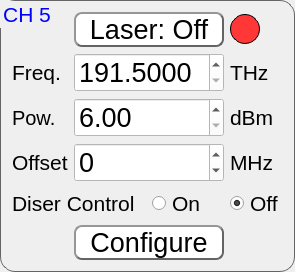
         <widget class="QGroupBox" name="groupBox_5">
          <property name="font">
           <font>
            <pointsize>16</pointsize>
           </font>
          </property>
          <property name="styleSheet">
           <string notr="true">QGroupBox{
border-color: rgb(100, 100, 100);
border-width: 1px;        
border-style: solid;
border-radius: 15px;
}
QGroupBox:title{
color: rgb(0, 0, 255);
}</string>
          </property>
          <property name="title">
           <string>CH 5</string>
          </property>
          <layout class="QGridLayout" name="gridLayout_7">
           <item row="0" column="1" colspan="2">
            <widget class="QPushButton" name="laser_5">
             <property name="minimumSize">
              <size>
               <width>150</width>
               <height>0</height>
              </size>
             </property>
             <property name="font">
              <font>
               <pointsize>20</pointsize>
              </font>
             </property>
             <property name="styleSheet">
              <string notr="true">QPushButton{
	border-color: rgb(100, 100, 100);
	font: 20pt &quot;MS Shell Dlg 2&quot;;
	border-width: 2px;        
	border-style: outset;
	border-radius: 8px;
	background-color: rgb(255, 255, 255);
}
QPushButton:hover{
	background-color: rgb(225, 240, 255);
}
QPushButton:pressed{
	background-color: rgb(245, 245, 245);
}

</string>
             </property>
             <property name="text">
              <string>Laser: Off</string>
             </property>
             <property name="checkable">
              <bool>true</bool>
             </property>
            </widget>
           </item>
           <item row="0" column="3">
            <widget class="QLabel" name="led_5">
             <property name="minimumSize">
              <size>
               <width>30</width>
               <height>30</height>
              </size>
             </property>
             <property name="maximumSize">
              <size>
               <width>30</width>
               <height>30</height>
              </size>
             </property>
             <property name="styleSheet">
              <string notr="true">border-color: rgb(0, 0, 0);
border-width: 1px;        
border-style: solid;
border-radius: 15px;
background-color: rgb(255, 55, 55);

</string>
             </property>
             <property name="text">
              <string/>
             </property>
            </widget>
           </item>
           <item row="1" column="0">
            <widget class="QLabel" name="freq_label_5">
             <property name="font">
              <font>
               <pointsize>16</pointsize>
              </font>
             </property>
             <property name="text">
              <string>Freq.</string>
             </property>
            </widget>
           </item>
           <item row="1" column="1" colspan="2">
            <widget class="QDoubleSpinBox" name="freq_5">
             <property name="font">
              <font>
               <pointsize>20</pointsize>
              </font>
             </property>
             <property name="styleSheet">
              <string notr="true">background-color: rgb(255, 255, 255);</string>
             </property>
             <property name="decimals">
              <number>4</number>
             </property>
             <property name="minimum">
              <double>191.500000000000000</double>
             </property>
             <property name="maximum">
              <double>196.250000000000000</double>
             </property>
             <property name="singleStep">
              <double>0.100000000000000</double>
             </property>
            </widget>
           </item>
           <item row="1" column="3">
            <widget class="QLabel" name="freq_unit_5">
             <property name="minimumSize">
              <size>
               <width>50</width>
               <height>0</height>
              </size>
             </property>
             <property name="font">
              <font>
               <pointsize>16</pointsize>
              </font>
             </property>
             <property name="text">
              <string>THz</string>
             </property>
            </widget>
           </item>
           <item row="2" column="0">
            <widget class="QLabel" name="label_21">
             <property name="font">
              <font>
               <pointsize>15</pointsize>
              </font>
             </property>
             <property name="text">
              <string>Pow.</string>
             </property>
            </widget>
           </item>
           <item row="2" column="1" colspan="2">
            <widget class="QDoubleSpinBox" name="power_5">
             <property name="font">
              <font>
               <pointsize>20</pointsize>
              </font>
             </property>
             <property name="styleSheet">
              <string notr="true">background-color: rgb(255, 255, 255);</string>
             </property>
             <property name="decimals">
              <number>2</number>
             </property>
             <property name="minimum">
              <double>6.000000000000000</double>
             </property>
             <property name="maximum">
              <double>15.500000000000000</double>
             </property>
             <property name="singleStep">
              <double>0.500000000000000</double>
             </property>
            </widget>
           </item>
           <item row="2" column="3">
            <widget class="QLabel" name="label_22">
             <property name="font">
              <font>
               <pointsize>16</pointsize>
              </font>
             </property>
             <property name="text">
              <string>dBm</string>
             </property>
            </widget>
           </item>
           <item row="3" column="0">
            <widget class="QLabel" name="label_23">
             <property name="font">
              <font>
               <pointsize>16</pointsize>
              </font>
             </property>
             <property name="text">
              <string>Offset</string>
             </property>
            </widget>
           </item>
           <item row="3" column="1" colspan="2">
            <widget class="QSpinBox" name="offset_5">
             <property name="font">
              <font>
               <pointsize>20</pointsize>
              </font>
             </property>
             <property name="styleSheet">
              <string notr="true">background-color: rgb(255, 255, 255);</string>
             </property>
             <property name="minimum">
              <number>-12000</number>
             </property>
             <property name="maximum">
              <number>12000</number>
             </property>
             <property name="singleStep">
              <number>250</number>
             </property>
             <property name="value">
              <number>0</number>
             </property>
            </widget>
           </item>
           <item row="3" column="3">
            <widget class="QLabel" name="label_24">
             <property name="font">
              <font>
               <pointsize>16</pointsize>
              </font>
             </property>
             <property name="text">
              <string>MHz</string>
             </property>
            </widget>
           </item>
           <item row="4" column="0" colspan="2">
            <widget class="QLabel" name="label_25">
             <property name="font">
              <font>
               <pointsize>16</pointsize>
              </font>
             </property>
             <property name="text">
              <string>Diser Control</string>
             </property>
            </widget>
           </item>
           <item row="4" column="2">
            <widget class="QRadioButton" name="diser_on_5">
             <property name="font">
              <font>
               <pointsize>16</pointsize>
              </font>
             </property>
             <property name="text">
              <string>On</string>
             </property>
            </widget>
           </item>
           <item row="4" column="3">
            <widget class="QRadioButton" name="diser_off_5">
             <property name="font">
              <font>
               <pointsize>16</pointsize>
              </font>
             </property>
             <property name="text">
              <string>Off</string>
             </property>
             <property name="checked">
              <bool>true</bool>
             </property>
            </widget>
           </item>
           <item row="5" column="1" colspan="2">
            <widget class="QPushButton" name="config_5">
             <property name="font">
              <font>
               <pointsize>20</pointsize>
              </font>
             </property>
             <property name="styleSheet">
              <string notr="true">QPushButton{
border-color: rgb(100, 100, 100);
font: 20pt &quot;MS Shell Dlg 2&quot;;
border-width: 2px;        
border-style: outset;
border-radius: 8px;
background-color: rgb(255, 255, 255);
}
QPushButton:hover{
background-color: rgb(225, 240, 255);
}
QPushButton:pressed{
background-color: rgb(245, 245, 245);
}
</string>
             </property>
             <property name="text">
              <string>Configure</string>
             </property>
            </widget>
           </item>
          </layout>
         </widget>
